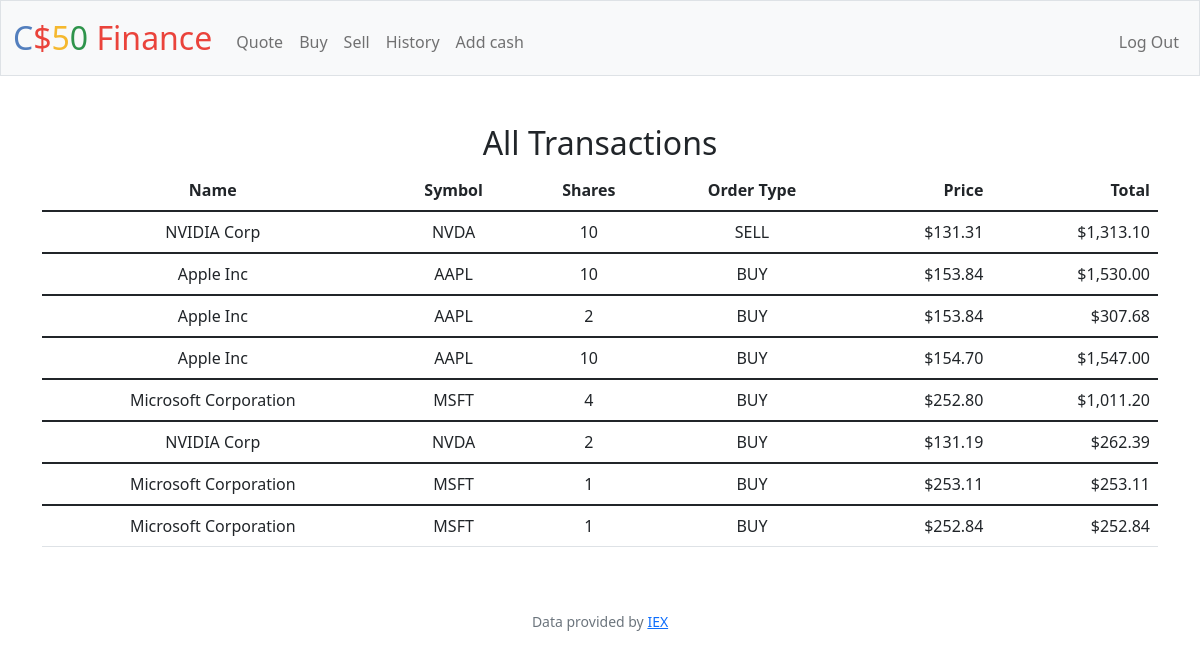
The app's page /history (signed in) with its own data.
### tables this page shows
CREATE TABLE transactions (
id INTEGER PRIMARY KEY AUTOINCREMENT NOT NULL UNIQUE,
user_id INTEGER NOT NULL,
stock TEXT NOT NULL,
symbol TEXT NOT NULL,
shares INTEGER NOT NULL,
price NUMERIC NOT NULL,
type TEXT NOT NULL,
total NUMERIC NOT NULL,
time DATETIME DEFAULT CURRENT_TIMESTAMP,
FOREIGN KEY (user_id) REFERENCES users(id)
);

### app.py (the view)
@app.route("/history")
@login_required
def history():
    user = session["user_id"]
    rows = db.execute("SELECT * FROM transactions WHERE user_id = ?", user)
    return render_template("history.html", stocks=rows)

### app.py (called while the page is built)
@app.after_request
def after_request(response):
    response.headers["Cache-Control"] = "no-cache, no-store, must-revalidate"
    response.headers["Expires"] = 0
    response.headers["Pragma"] = "no-cache"
    return response

### helpers.py (called while the page is built)
def login_required(f):
    @wraps(f)
    def decorated_function(*args, **kwargs):
        if session.get("user_id") is None:
            return redirect("/login")
        return f(*args, **kwargs)
    return decorated_function

def usd(value):
    return f"${value:,.2f}"

### templates/history.html (shortened to what this page needs)
{% extends "layout.html" %}
{% block main %}
    {% if stocks %}
    <div class="container">
        <div class="section">
            <h2> All Transactions </h2>
            <table class="table table-hover">
                <thead>
                    <tr>
                        <th>Name</th>
                        <th>Symbol</th>
                        <th>Shares</th>
                        <th>Order Type</th>
                        <th class="text-end">Price</th>
                        <th class="text-end">Total</th>
                    </tr>
                </thead>
                {% for stock in stocks %}
                <tbody>
                    <tr>
                        <td>{{ stock.stock }}</td>
                        <td>{{ stock.symbol }}</td>
                        <td>{{ stock.shares }}</td>
                        <td>{{ stock.type }}</td>
                        <td class="text-end">{{ stock.price | usd }}</td>
                        <td class="text-end">{{ stock.total | usd }}</td>
                    </tr>
                </tbody>
                {% endfor %}
            </table>
        </div>
    </div>
    {% else %}
        <h2> No tranactions yet! </h2>
    {% endif %}
{% endblock %}

### templates/layout.html (shortened to what this page needs)
<!DOCTYPE html>
<html lang="en">
    <head>
        <link href="https://cdn.jsdelivr.net/npm/bootstrap@5.1.3/dist/css/bootstrap.min.css" rel="stylesheet">
        <link href="/static/styles.css" rel="stylesheet">
    </head>
    <body>
        <nav class="bg-light border navbar navbar-expand-md navbar-light">
            <div class="container-fluid">
                <a class="navbar-brand" href="/"><span class="blue">C</span><span class="red">$</span><span class="yellow">5</span><span class="green">0</span> <span class="red">Finance</span></a>
                <div class="collapse navbar-collapse" id="navbar">
                    {% if session["user_id"] %}
                        <ul class="navbar-nav me-auto mt-2">
                            <li class="nav-item"><a class="nav-link" href="/quote">Quote</a></li>
                            <li class="nav-item"><a class="nav-link" href="/buy">Buy</a></li>
                            <li class="nav-item"><a class="nav-link" href="/sell">Sell</a></li>
                            <li class="nav-item"><a class="nav-link" href="/history">History</a></li>
                            <li class="nav-item"><a class="nav-link" href="/cash">Add cash</a></li>
                        </ul>
                        <ul class="navbar-nav ms-auto mt-2">
                            <li class="nav-item"><a class="nav-link" href="/logout">Log Out</a></li>
                        </ul>
                    {% else %}
                        <ul class="navbar-nav ms-auto mt-2">
                            <li class="nav-item"><a class="nav-link" href="/register">Register</a></li>
                            <li class="nav-item"><a class="nav-link" href="/login">Log In</a></li>
                        </ul>
                    {% endif %}
                </div>
            </div>
        </nav>
        <main class="container-fluid py-5 text-center">
            {% block main %}{% endblock %}
        </main>
        <footer class="mb-5 small text-center text-muted">
            Data provided by <a href="https://iexcloud.io/">IEX</a>
        </footer>
    </body>
</html>

### static/styles.css (style rules this page uses)
nav .navbar-brand { font-size: xx-large; }
nav .navbar-brand .blue { color: #537fbe; }
nav .navbar-brand .red { color: #ea433b; }
nav .navbar-brand .yellow { color: #f5b82e; }
nav .navbar-brand .green { color: #2e944b; }

### records on screen
transactions: stock "NVIDIA Corp", symbol "NVDA", shares "10", type "SELL", price "$131.31", total "$1,313.10"
transactions: stock "Apple Inc", symbol "AAPL", shares "10", type "BUY", price "$153.84", total "$1,530.00"
transactions: stock "Apple Inc", symbol "AAPL", shares "2", type "BUY", price "$153.84", total "$307.68"
transactions: stock "Apple Inc", symbol "AAPL", shares "10", type "BUY", price "$154.70", total "$1,547.00"
transactions: stock "Microsoft Corporation", symbol "MSFT", shares "4", type "BUY", price "$252.80", total "$1,011.20"
transactions: stock "NVIDIA Corp", symbol "NVDA", shares "2", type "BUY", price "$131.19", total "$262.39"
transactions: stock "Microsoft Corporation", symbol "MSFT", shares "1", type "BUY", price "$253.11", total "$253.11"
transactions: stock "Microsoft Corporation", symbol "MSFT", shares "1", type "BUY", price "$252.84", total "$252.84"
